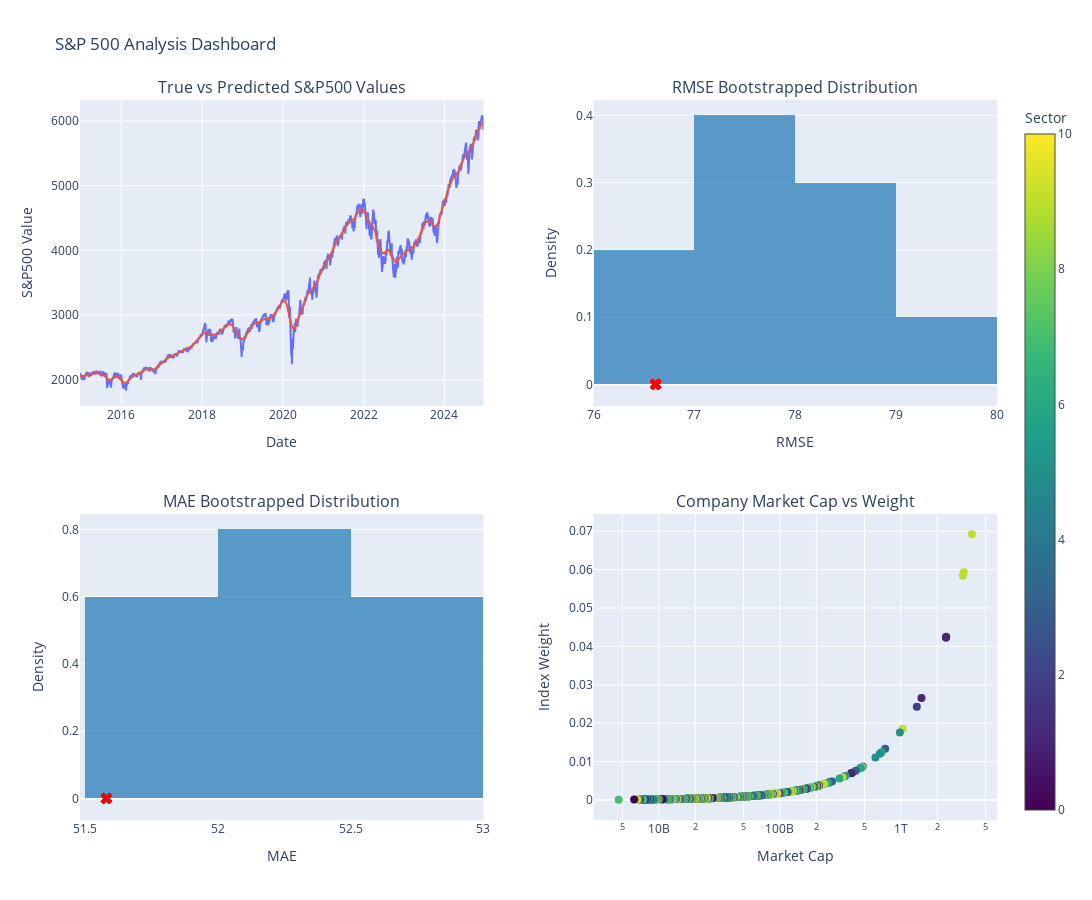

This figure's notebook cell:
### Markdown cell above
Lorem ipsum dolor sit amet, consectetur adipiscing elit, sed do eiusmod tempor incididunt ut labore et dolore magna aliqua. Ut enim ad minim veniam, quis nostrud exercitation ullamco laboris nisi ut aliquip ex ea commodo consequat. Duis aute irure dolor in reprehenderit in voluptate velit esse cillum dolore eu fugiat nulla pariatur. Excepteur sint occaecat cupidatat non proident, sunt in culpa qui officia deserunt mollit anim id est laborum.

### Code cell
from plotly.subplots import make_subplots

import plotly.graph_objs as go

# Create subplots: 2 rows, 2 columns
fig_dashboard = make_subplots(
    rows=2, cols=2,
    subplot_titles=(
        "True vs Predicted S&P500 Values",
        "RMSE Bootstrapped Distribution",
        "MAE Bootstrapped Distribution",
        "Company Market Cap vs Weight"
    ),
    vertical_spacing=0.15,
    horizontal_spacing=0.12
)

# 1. True vs Predicted S&P500 Values
fig_dashboard.add_trace(
    go.Scatter(
        x=df_index['Date'],
        y=y,
        mode='lines',
        name='True S&P500',
        line=dict(color='#636efa')
    ),
    row=1, col=1
)
fig_dashboard.add_trace(
    go.Scatter(
        x=df_index['Date'],
        y=y_pred,
        mode='lines',
        name='Predicted S&P500',
        line=dict(color='#EF553B')
    ),
    row=1, col=1
)

# 2. RMSE Bootstrapped Distribution
fig_dashboard.add_trace(
    go.Histogram(
        x=rmse_boot,
        name='RMSE',
        marker_color='rgb(31, 119, 180)',
        opacity=0.7,
        histnorm='probability density'
    ),
    row=1, col=2
)
fig_dashboard.add_trace(
    go.Scatter(
        x=[rmse]*10,
        y=[0.0]*10,
        mode='markers',
        marker=dict(color='red', symbol='x', size=10),
        name='RMSE (model)'
    ),
    row=1, col=2
)

# 3. MAE Bootstrapped Distribution
fig_dashboard.add_trace(
    go.Histogram(
        x=mae_boot,
        name='MAE',
        marker_color='rgb(31, 119, 180)',
        opacity=0.7,
        histnorm='probability density'
    ),
    row=2, col=1
)
fig_dashboard.add_trace(
    go.Scatter(
        x=[mae]*10,
        y=[0.0]*10,
        mode='markers',
        marker=dict(color='red', symbol='x', size=10),
        name='MAE (model)'
    ),
    row=2, col=1
)

# 4. Company Market Cap vs Weight
fig_dashboard.add_trace(
    go.Scatter(
        x=df_companies['Marketcap'],
        y=df_companies['Weight'],
        mode='markers',
        marker=dict(
            size=8,
            color=df_companies['Sector'].astype('category').cat.codes,
            colorscale='Viridis',
            showscale=True,
            colorbar=dict(title='Sector')
        ),
        text=df_companies['Shortname'],
        name='Companies'
    ),
    row=2, col=2
)

# Update layout
fig_dashboard.update_layout(
    height=900, width=1200,
    title_text="S&P 500 Analysis Dashboard",
    showlegend=False
)

# Axis labels
fig_dashboard.update_xaxes(title_text="Date", row=1, col=1)
fig_dashboard.update_yaxes(title_text="S&P500 Value", row=1, col=1)
fig_dashboard.update_xaxes(title_text="RMSE", row=1, col=2)
fig_dashboard.update_yaxes(title_text="Density", row=1, col=2)
fig_dashboard.update_xaxes(title_text="MAE", row=2, col=1)
fig_dashboard.update_yaxes(title_text="Density", row=2, col=1)
fig_dashboard.update_xaxes(title_text="Market Cap", row=2, col=2, type='log')
fig_dashboard.update_yaxes(title_text="Index Weight", row=2, col=2)

fig_dashboard.show()

### Figure 1 — Plotly figure (JSON) as saved in the notebook; plotly's stock layout.template omitted (floating-point values rounded to 4 significant figures; data arrays with more than 128 entries replaced by an {"elided": "..."} marker saying what was removed)
{"data": [{"line": {"color": "#636efa"}, "mode": "lines", "name": "True S&P500", "type": "scatter", "x": {"elided": "2517 str values"}, "xaxis": "x", "y": {"elided": "2517 float values"}, "yaxis": "y"}, {"line": {"color": "#EF553B"}, "mode": "lines", "name": "Predicted S&P500", "type": "scatter", "x": {"elided": "2517 str values"}, "xaxis": "x", "y": {"elided": "2517 float values"}, "yaxis": "y"}, {"histnorm": "probability density", "marker": {"color": "rgb(31, 119, 180)"}, "name": "RMSE", "opacity": 0.7, "type": "histogram", "x": [78.47, 79.15, 77.78, 78.03, 77.28, 77.53, 77.38, 78.06, 76.28, 76.8], "xaxis": "x2", "yaxis": "y2"}, {"marker": {"color": "red", "size": 10, "symbol": "x"}, "mode": "markers", "name": "RMSE (model)", "type": "scatter", "x": [76.62, 76.62, 76.62, 76.62, 76.62, 76.62, 76.62, 76.62, 76.62, 76.62], "xaxis": "x2", "y": [0, 0, 0, 0, 0, 0, 0, 0, 0, 0], "yaxis": "y2"}, {"histnorm": "probability density", "marker": {"color": "rgb(31, 119, 180)"}, "name": "MAE", "opacity": 0.7, "type": "histogram", "x": [52.88, 52.17, 52.99, 52.89, 52.45, 51.89, 52.3, 52.15, 51.76, 51.94], "xaxis": "x3", "yaxis": "y3"}, {"marker": {"color": "red", "size": 10, "symbol": "x"}, "mode": "markers", "name": "MAE (model)", "type": "scatter", "x": [51.58, 51.58, 51.58, 51.58, 51.58, 51.58, 51.58, 51.58, 51.58, 51.58], "xaxis": "x3", "y": [0, 0, 0, 0, 0, 0, 0, 0, 0, 0], "yaxis": "y3"}, {"marker": {"color": {"elided": "502 int values"}, "colorbar": {"title": {"text": "Sector"}}, "colorscale": [[0, "#440154"], [0.1111, "#482878"], [0.2222, "#3e4989"], [0.3333, "#31688e"], [0.4444, "#26828e"], [0.5556, "#1f9e89"], [0.6667, "#35b779"], [0.7778, "#6ece58"], [0.8889, "#b5de2b"], [1, "#fde725"]], "showscale": true, "size": 8}, "mode": "markers", "name": "Companies", "text": {"elided": "502 str values"}, "type": "scatter", "x": {"elided": "502 int values"}, "xaxis": "x4", "y": {"elided": "502 float values"}, "yaxis": "y4"}], "layout": {"annotations": [{"font": {"size": 16}, "showarrow": false, "text": "True vs Predicted S&P500 Values", "x": 0.22, "xanchor": "center", "xref": "paper", "y": 1, "yanchor": "bottom", "yref": "paper"}, {"font": {"size": 16}, "showarrow": false, "text": "RMSE Bootstrapped Distribution", "x": 0.78, "xanchor": "center", "xref": "paper", "y": 1, "yanchor": "bottom", "yref": "paper"}, {"font": {"size": 16}, "showarrow": false, "text": "MAE Bootstrapped Distribution", "x": 0.22, "xanchor": "center", "xref": "paper", "y": 0.425, "yanchor": "bottom", "yref": "paper"}, {"font": {"size": 16}, "showarrow": false, "text": "Company Market Cap vs Weight", "x": 0.78, "xanchor": "center", "xref": "paper", "y": 0.425, "yanchor": "bottom", "yref": "paper"}], "height": 900, "showlegend": false, "title": {"text": "S&P 500 Analysis Dashboard"}, "width": 1200, "xaxis": {"anchor": "y", "domain": [0, 0.44], "title": {"text": "Date"}}, "xaxis2": {"anchor": "y2", "domain": [0.56, 1], "title": {"text": "RMSE"}}, "xaxis3": {"anchor": "y3", "domain": [0, 0.44], "title": {"text": "MAE"}}, "xaxis4": {"anchor": "y4", "domain": [0.56, 1], "title": {"text": "Market Cap"}, "type": "log"}, "yaxis": {"anchor": "x", "domain": [0.575, 1], "title": {"text": "S&P500 Value"}}, "yaxis2": {"anchor": "x2", "domain": [0.575, 1], "title": {"text": "Density"}}, "yaxis3": {"anchor": "x3", "domain": [0, 0.425], "title": {"text": "Density"}}, "yaxis4": {"anchor": "x4", "domain": [0, 0.425], "title": {"text": "Index Weight"}}}}
